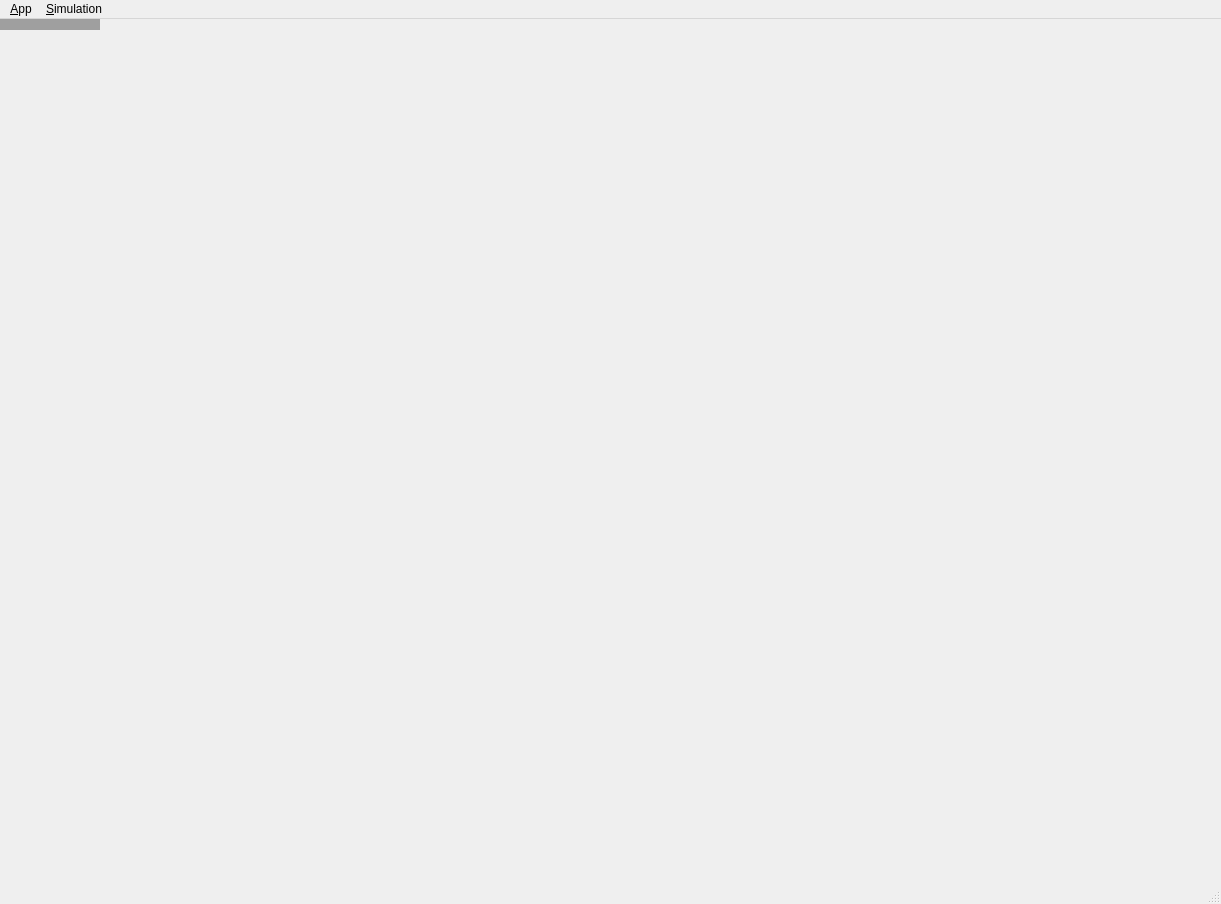
<?xml version="1.0" encoding="UTF-8"?>
<ui version="4.0">
 <class>MainWindow</class>
 <widget class="QMainWindow" name="MainWindow">
  <property name="geometry">
   <rect>
    <x>0</x>
    <y>0</y>
    <width>1221</width>
    <height>904</height>
   </rect>
  </property>
  <property name="windowTitle">
   <string>Halflife Decay</string>
  </property>
  <widget class="QMdiArea" name="mdiArea"/>
  <widget class="QMenuBar" name="menubar">
   <property name="geometry">
    <rect>
     <x>0</x>
     <y>0</y>
     <width>1221</width>
     <height>21</height>
    </rect>
   </property>
   <widget class="QMenu" name="menu_File">
    <property name="title">
     <string>&amp;App</string>
    </property>
    <addaction name="actionExit"/>
   </widget>
   <widget class="QMenu" name="menu_Simulation">
    <property name="title">
     <string>&amp;Simulation</string>
    </property>
    <addaction name="actionAddRun"/>
    <addaction name="separator"/>
    <addaction name="actionSettings"/>
   </widget>
   <addaction name="menu_File"/>
   <addaction name="menu_Simulation"/>
  </widget>
  <widget class="QStatusBar" name="statusbar"/>
  <action name="actionExit">
   <property name="text">
    <string>E&amp;xit</string>
   </property>
  </action>
  <action name="actionSettings">
   <property name="text">
    <string>&amp;Settings</string>
   </property>
  </action>
  <action name="actionAddRun">
   <property name="text">
    <string>Add Run</string>
   </property>
  </action>
 </widget>
 <resources/>
 <connections/>
</ui>
